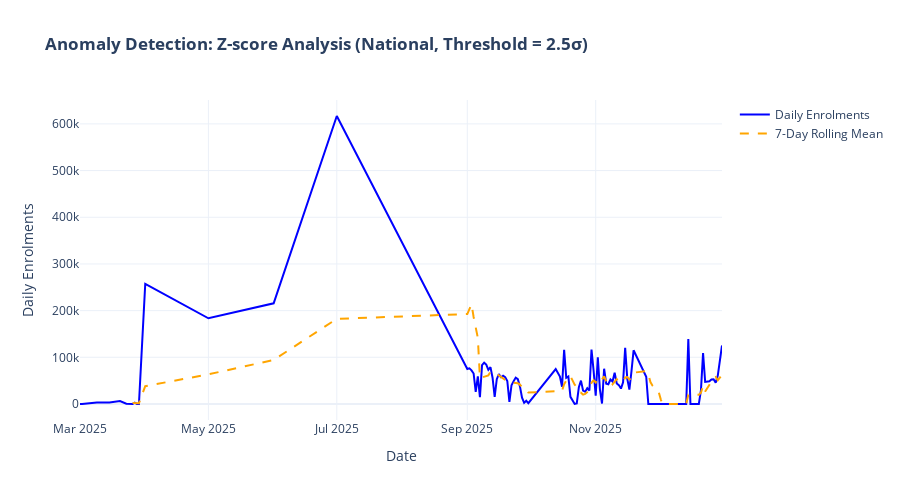

Here is the notebook cell this chart was saved with:
### Code cell
# 5.5 Anomaly Detection - Z-score Time Series (National Level)
# Calculate z-scores at a slightly more sensitive threshold
nat_daily = national_daily.copy()
nat_daily["rolling_mean"] = nat_daily["total_enrol"].rolling(window=7, min_periods=7).mean()
nat_daily["rolling_std"] = nat_daily["total_enrol"].rolling(window=7, min_periods=7).std()
nat_daily["z_score"] = (nat_daily["total_enrol"] - nat_daily["rolling_mean"]) / (nat_daily["rolling_std"] + 1e-9)
nat_daily["is_anomaly"] = nat_daily["z_score"].abs() > 2.5

fig5 = go.Figure()
fig5.add_trace(go.Scatter(
    x=nat_daily["date"], y=nat_daily["total_enrol"],
    name="Daily Enrolments", mode="lines", line=dict(color="blue", width=2)
))
fig5.add_trace(go.Scatter(
    x=nat_daily["date"], y=nat_daily["rolling_mean"],
    name="7-Day Rolling Mean", mode="lines", line=dict(color="orange", width=2, dash="dash")
))

# Highlight anomalies
anomalies = nat_daily[nat_daily["is_anomaly"]]
if len(anomalies) > 0:
    fig5.add_trace(go.Scatter(
        x=anomalies["date"], y=anomalies["total_enrol"],
        name="Anomalies (|Z| > 2.5σ)", mode="markers", 
        marker=dict(size=10, color="red", symbol="star")
    ))

fig5.update_layout(
    title="<b>Anomaly Detection: Z-score Analysis (National, Threshold = 2.5σ)</b>",
    xaxis_title="Date", yaxis_title="Daily Enrolments",
    hovermode="x unified", height=500, template="plotly_white",
    font=dict(size=12)
 )
fig5.show()

total_anoms = int(nat_daily["is_anomaly"].sum())
print(f"Total anomalies detected (national): {total_anoms}")
print("Note: This is a national-level detector; state-wise spikes are explored using the cleaned state panel and birth/update analyses.")
